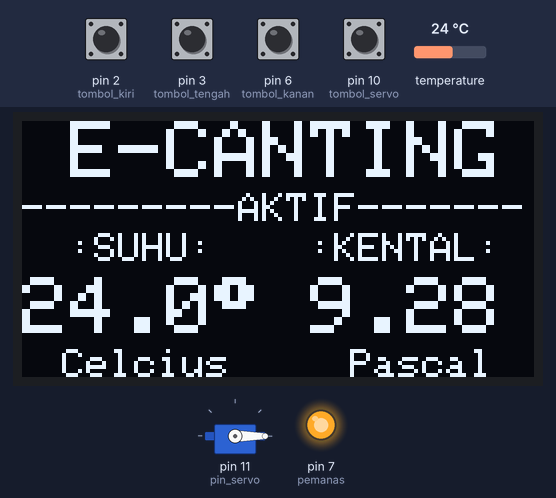
Bench run of a sketch on a simulated Arduino Uno, built with avr-gcc and run on an emulated ATmega328P. On the bench: servo, 128×64 one-colour display, output pins drawn as LEDs (lit = HIGH). The test bench sets the inputs (shaded band); at power-on: pin 2 (tombol_kiri), pin 3 (tombol_tengah), pin 6 (tombol_kanan), pin 10 (tombol_servo) HIGH, temperature 24 °C. EEPROM starts erased.

Above: at 5.9 s.
6.0 s: pin 3 (tombol_tengah) pulled LOW for 1 s
At 8.9 s:
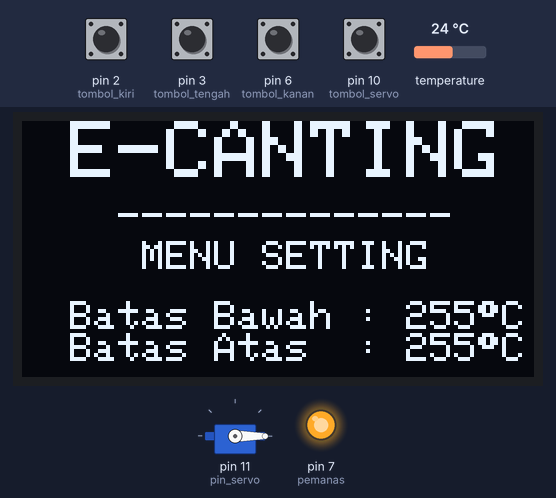
9.3 s: pin 10 (tombol_servo) pulled LOW for 1 s
At 10.2 s:
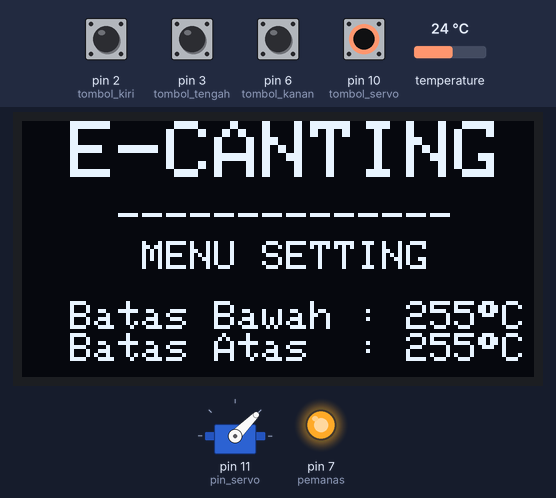
12.5 s: pin 2 (tombol_kiri) pulled LOW for 1 s
At 14.0 s:
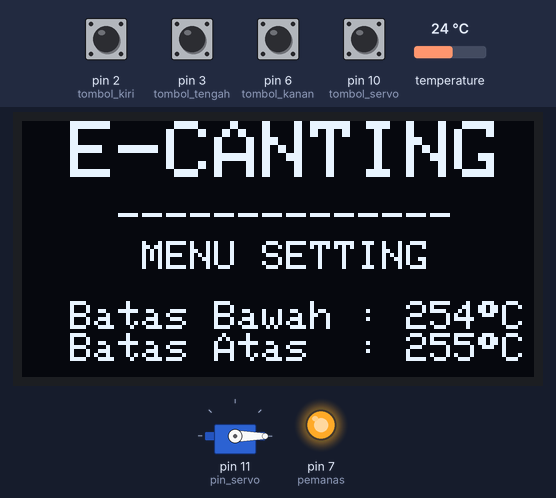
15.7 s: pin 2 (tombol_kiri) pulled LOW for 1 s
At 18.7 s:
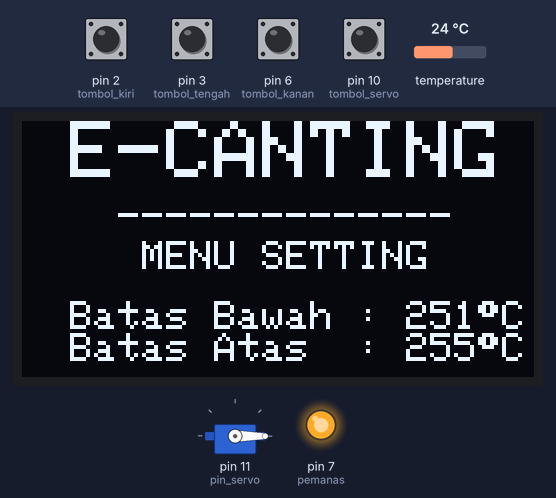
Timing chart, 0 to 19.9 s (numbered marks = the images above; inputs shaded):
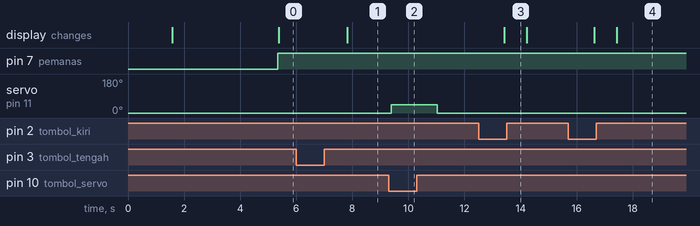

Measured:
- after the input at 6.0 s, the display: changes after 1.8 s (image 1)
- after the input at 9.3 s, servo on pin 11 (pin_servo): 0° → 45° after 0.09 s, → 0° 1.6 s later
- after the input at 12.5 s, the display: changes after 0.93 s (image 3)
- after the input at 15.7 s, the display: first changes after 0.93 s (image 4 shows a later state)

The sketch:

E-Canting.ino
```cpp
#include <SPI.h>
#include <Wire.h>
#include <Servo.h>
#include <Adafruit_GFX.h>
#include <Adafruit_SSD1306.h>
#include <OneWire.h>
#include <EEPROM.h>
#include <DallasTemperature.h>
Servo servo;

#define SCREEN_WIDTH 128
#define SCREEN_HEIGHT 64
#define tombol_kiri    2
#define tombol_tengah  3
#define ONE_WIRE_BUS   4
#define tombol_kanan   6
#define pemanas        7
#define tombol_servo  10
#define pin_servo     11
OneWire oneWire(ONE_WIRE_BUS);
DallasTemperature sensors(&oneWire);

#define OLED_RESET     -1
Adafruit_SSD1306 display(SCREEN_WIDTH, SCREEN_HEIGHT, &Wire, OLED_RESET);

int menu,batas_bawah,batas_atas,status_pemanas;
int data_adc;
double suhu,kekentalan;

void setup() {
  Serial.begin(9600);
  pinMode(tombol_kiri,INPUT_PULLUP);
  pinMode(tombol_tengah,INPUT_PULLUP);
  pinMode(tombol_kanan,INPUT_PULLUP);
  pinMode(tombol_servo,INPUT_PULLUP);
  pinMode(pemanas,OUTPUT);
  sensors.begin();
  servo.attach(pin_servo);
  servo.write(0); delay(1000);
  servo.write(0); delay(500);

  if(!display.begin(SSD1306_SWITCHCAPVCC, 0x3C)) {
    Serial.println(F("SSD1306 allocation failed"));
    for(;;);
  }
  display.clearDisplay();
  display.setTextSize(2);
  display.setTextColor(SSD1306_WHITE);
  display.setCursor(0,0);
  display.println("");
  display.println(" E-CANTING");
  display.setTextSize(1);
  display.println("");
  display.println("    By: PKM UNIMED   ");
  display.println("      TAHUN 2022     ");
  display.display();
  delay(3000);
  display.clearDisplay();

}

void loop() {
  batas_bawah = EEPROM.read(0);
  batas_atas  = EEPROM.read(1);
  sensors.requestTemperatures();
  suhu = sensors.getTempCByIndex(0);
  kekentalan = (suhu-60.0)*(1.92-6.89)/(135.0-60.0)+6.89;

  display.clearDisplay();
  if(suhu<batas_bawah) {
    digitalWrite(pemanas,HIGH);
    status_pemanas = 1;
  }
  if(suhu>batas_atas) {
    digitalWrite(pemanas,LOW);
    status_pemanas = 0;
  }

  if(digitalRead(tombol_servo)==0){
    servo.write(45);
  }
  else servo.write(-5);

  if(menu==0) {
    display.setTextSize(2);
    display.setTextColor(SSD1306_WHITE);
    display.setCursor(0,0);
    display.println(" E-CANTING");
    display.setCursor(0,18);
    display.setTextSize(1);
    if(status_pemanas == 0) display.println("----------OFF--------");
    else display.println("---------AKTIF-------");
    display.setTextSize(1);
    display.setCursor(0,28);
    display.print("  :SUHU:    :KENTAL: ");
    display.setTextSize(2); display.setCursor(0,39);
    display.print(suhu,1);   // Nilai sensor SUHU
    display.write(247);
    display.print(" ");
    display.print(kekentalan);  // Nilai Kekentalan
    display.setTextSize(1); display.setCursor(4,57);
    display.print(" Celcius     Pascal    ");
  }
  else if(menu==1 || menu==2) {
    display.setTextSize(2);
    display.setTextColor(SSD1306_WHITE);
    display.setCursor(0,0);
    display.println(" E-CANTING");
    display.setCursor(24,20);
    display.setTextSize(1);
    display.println("--------------");

    display.setTextSize(1);
    display.setCursor(0,30);
    display.println("     MENU SETTING     ");
    display.setCursor(0,45);
    display.print("  Batas Bawah : ");
    display.print(batas_bawah); display.write(247); display.println("C");
    display.print("  Batas Atas  : ");
    display.print(batas_atas); display.write(247); display.println("C");
  }

  if(digitalRead(tombol_kiri)==0) {
    if(menu==1) {
      batas_bawah = batas_bawah - 1;
      EEPROM.write(0,batas_bawah);
    }
    else if(menu==2) {
      batas_atas = batas_atas - 1;
      EEPROM.write(1,batas_atas);
    }
  }

  else if(digitalRead(tombol_kanan)==0) {
    if(menu==1) {
      batas_bawah = batas_bawah + 1;
      EEPROM.write(0,batas_bawah);
    }
    else if(menu==2) {
      batas_atas = batas_atas + 1;
      EEPROM.write(1,batas_atas);
    }
  }

  else if(digitalRead(tombol_tengah)==0) {
    while(digitalRead(tombol_tengah)==0) {}
    menu = menu + 1;
  }

  if(menu>2) menu=0;

  display.display();
}
```
